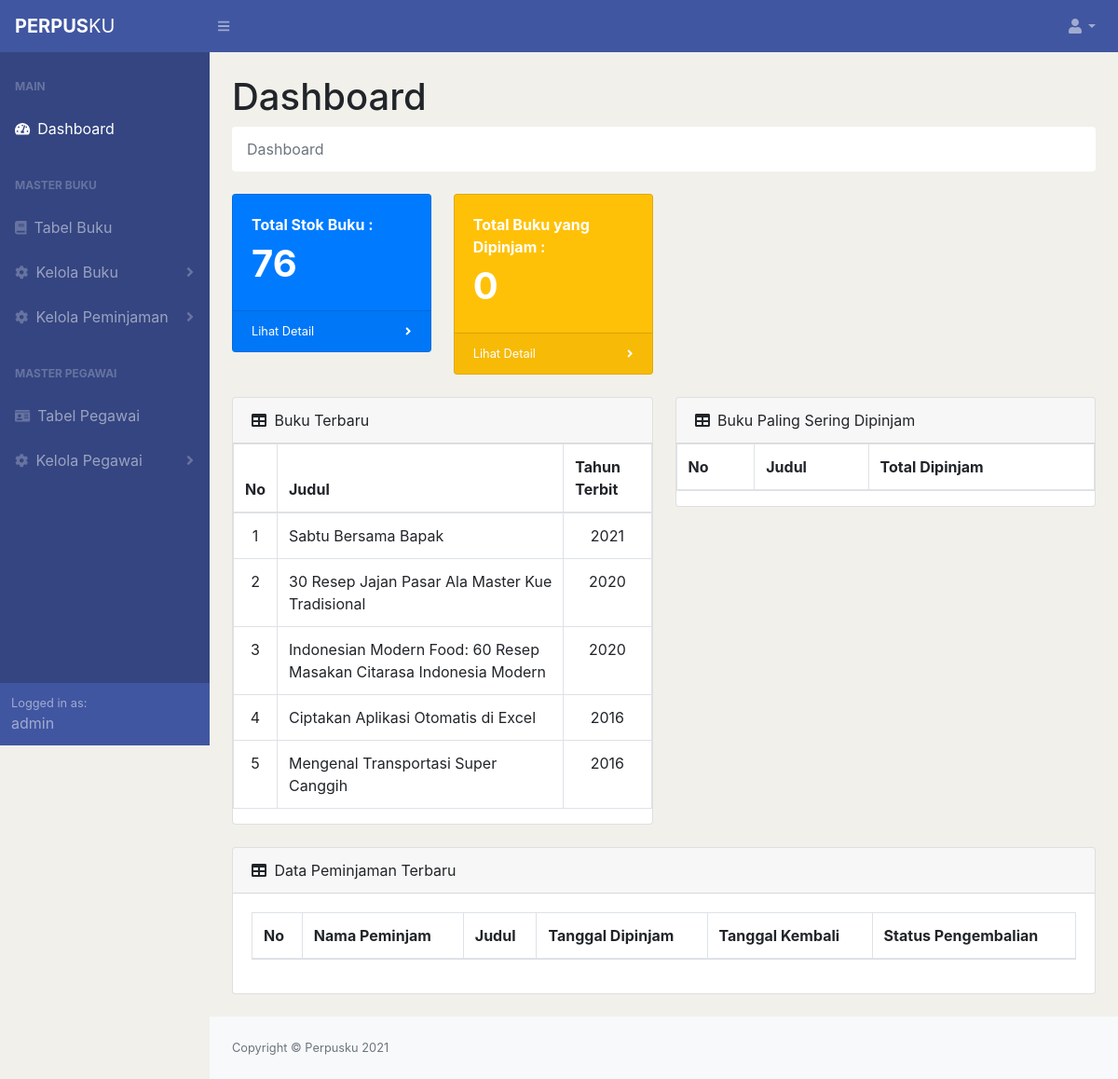
The page /perpusku/views/admin/dashboard.php (signed in) on the database its author committed.
### tables this page shows
CREATE TABLE IF NOT EXISTS buku (
  isbn_buku varchar(20) PRIMARY KEY,
  judul varchar(100) NOT NULL,
  id_penerbit int NOT NULL,
  id_penulis int NOT NULL,
  id_kategori int NOT NULL,
  halaman int NOT NULL,
  stok int NOT NULL,
  tahun_terbit year NOT NULL,
  FOREIGN KEY (id_penerbit) REFERENCES penerbit(id_penerbit),
  FOREIGN KEY (id_penulis) REFERENCES penulis(id_penulis),
  FOREIGN KEY (id_kategori) REFERENCES kategori(id_kategori)
);

### perpusku/views/admin/dashboard.php (the view, shortened to what this page needs)
<?php
include '../../resources/config.php';
?>
<!DOCTYPE html>
<html lang="en">
    <head>
        <link href="../css/styles.css" rel="stylesheet" />
        <link href="https://cdn.datatables.net/1.10.20/css/dataTables.bootstrap4.min.css" rel="stylesheet" />
    </head>
    <body style="background-color: #F1F0EB !important;" class="sb-nav-fixed">
        <nav style="background-color: #4156A1 !important;" class="sb-topnav navbar navbar-expand navbar-dark bg-dark">
            <a style="cursor: default;" class="navbar-brand"><strong>PERPUS</strong>KU</a>
            <button class="btn btn-link btn-sm order-1 order-lg-0" id="sidebarToggle" href="#"><i class="fas fa-bars"></i></button>
            <ul class="navbar-nav ml-auto ml-md-0">
                <li class="nav-item dropdown">
                    <a class="nav-link dropdown-toggle" id="userDropdown" href="#" role="button" data-toggle="dropdown" aria-haspopup="true" aria-expanded="false"><i class="fas fa-user fa-fw"></i></a>
                </li>
            </ul>
        </nav>
        <div id="layoutSidenav">
            <div id="layoutSidenav_nav">
                <nav class="sb-sidenav accordion sb-sidenav-dark" id="sidenavAccordion">
                    <div style="background-color: #344581 !important;" class="sb-sidenav-menu">
                        <div class="nav">
                            <div class="sb-sidenav-menu-heading">MAIN</div>
                            <a class="nav-link" href="dashboard.php">
                                <div class="sb-nav-link-icon"><i class="fas fa-tachometer-alt"></i></div>
                                Dashboard
                            </a>
                            <div class="sb-sidenav-menu-heading">MASTER BUKU</div>
                            <a class="nav-link" href="tabel-buku.php">
                                <div class="sb-nav-link-icon"><i class="fas fa-book"></i></div>
                                Tabel Buku
                            </a>
                            <a class="nav-link collapsed" href="#" data-toggle="collapse" data-target="#collapseKelolaBuku" aria-expanded="false" aria-controls="collapseLayouts">
                                <div class="sb-nav-link-icon"><i class="fa fa-cog" aria-hidden="true"></i></div>
                                Kelola Buku
                                <div class="sb-sidenav-collapse-arrow"><i class="fas fa-angle-down"></i></div>
                            </a>
                            <a class="nav-link collapsed" href="#" data-toggle="collapse" data-target="#collapseKelolaPeminjaman" aria-expanded="false" aria-controls="collapseLayouts">
                                <div class="sb-nav-link-icon"><i class="fa fa-cog" aria-hidden="true"></i></div>
                                Kelola Peminjaman
                                <div class="sb-sidenav-collapse-arrow"><i class="fas fa-angle-down"></i></div>
                            </a>
                            <div class="sb-sidenav-menu-heading">MASTER PEGAWAI</div>
                            <a class="nav-link" href="./tabel-pegawai.php">
                                <div class="sb-nav-link-icon"><i class="fa fa-id-card" aria-hidden="true"></i></i></div>
                                Tabel Pegawai
                            </a>
                            <a class="nav-link collapsed" href="#" data-toggle="collapse" data-target="#collapseKelolaPegawai" aria-expanded="false" aria-controls="collapseLayouts">
                                <div class="sb-nav-link-icon"><i class="fa fa-cog" aria-hidden="true"></i></div>
                                Kelola Pegawai
                                <div class="sb-sidenav-collapse-arrow"><i class="fas fa-angle-down"></i></div>
                            </a>
                        </div>
                    </div>
                    <div style="background-color: #4156A1 !important;" class="sb-sidenav-footer">
                        <div class="small">Logged in as:</div>
                        <?php echo $_SESSION['username'] ?>
                    </div>
                </nav>
            </div>
            <div id="layoutSidenav_content">
                <main>
                    <div class="container-fluid">
                        <h1 class="mt-4">Dashboard</h1>
                        <ol style="background-color: white !important;" class="breadcrumb mb-4">
                            <li class="breadcrumb-item active">Dashboard</li>
                        </ol>
                        <div class="row">
                            <div class="col-xl-3 col-md-6">
                                <div class="card bg-primary text-white mb-4">
                                    <div class="card-body">
                                        <strong>Total Stok Buku :</strong>
                                        <br>
                                        <div style="font-size: 2.5rem;" class="big-number">
                                            <?php
                                            $sql = "SELECT * FROM totalBuku";
                                            $result = mysqli_query($conn, $sql);
                                            $total = mysqli_fetch_assoc($result);
                                            foreach ($total as $val) {
                                                $value = $val;
                                            }
                                            echo "<strong>$value</strong>";
                                            ?>
                                        </div>
                                    </div>
                                    <div class="card-footer d-flex align-items-center justify-content-between">
                                        <a class="small text-white stretched-link" href="tabel-buku.php">Lihat Detail</a>
                                        <div class="small text-white"><i class="fas fa-angle-right"></i></div>
                                    </div>
                                </div>
                            </div>
                            <div class="col-xl-3 col-md-6">
                                <div class="card bg-warning text-white mb-4">
                                    <div class="card-body">
                                        <strong>Total Buku yang Dipinjam :</strong>
                                        <br>
                                        <div style="font-size: 2.5rem;" class="big-number">
                                            <?php
                                            $sql = "SELECT * FROM bukuDipinjam";
                                            $result = mysqli_query($conn, $sql);
                                            $total = mysqli_fetch_assoc($result);
                                            foreach ($total as $val) {
                                                $value = $val;
                                            }
                                            echo "<strong>$value</strong>";
                                            ?>
                                        </div>
                                    </div>
                                    <div class="card-footer d-flex align-items-center justify-content-between">
                                        <a class="small text-white stretched-link" href="./kelola-peminjaman.php">Lihat Detail</a>
                                        <div class="small text-white"><i class="fas fa-angle-right"></i></div>
                                    </div>
                                </div>
                            </div>
                        </div>
                        <div class="row">
                            <div class="col-xl-6">
                                <div class="card mb-4">
                                    <div class="card-header">
                                        <i class="fas fa-table mr-1"></i>
                                        Buku Terbaru
                                    </div>
                                    <div class="table-responsive">
                                        <table class="table table-bordered" id="tableBuku" width="100%" cellspacing="0">
                                            <thead>
                                                <tr>
                                                    <th>No</th>
                                                    <th>Judul</th>
                                                    <th>Tahun Terbit</th>
                                                </tr>
                                            </thead>
                                            <?php
                                            $sql = "SELECT * FROM bukuTerbaru";
                                            $result = mysqli_query($conn, $sql);
                                            $counter = 1;
                                            while ($data = mysqli_fetch_assoc($result)) {
                                                echo "<tr>
                                                <td style='text-align: center;'>".$counter++."</td>
                                                <td>".$data['judul']."</td>
                                                <td style='text-align: center;'>".$data['tahun_terbit']."</td></tr>";
                                            }
                                            ?>
                                        </table>
                                    </div>
                                </div>
                            </div>
                            <div class="col-xl-6">
                                <div class="card mb-4">
                                    <div class="card-header">
                                        <i class="fas fa-table mr-1"></i>
                                        Buku Paling Sering Dipinjam
                                    </div>
                                    <div class="table-responsive">
                                        <table class="table table-bordered" id="tableBuku" width="100%" cellspacing="0">
                                            <thead>
                                                <tr>
                                                    <th>No</th>
                                                    <th>Judul</th>
                                                    <th>Total Dipinjam</th>
                                                </tr>
                                            </thead>
                                        </table>
                                    </div>
                                </div>
                            </div>
                        </div>
                        <div class="card mb-4">
                            <div class="card-header">
                                <i class="fas fa-table mr-1"></i>
                                Data Peminjaman Terbaru
                            </div>
                            <div class="card-body">
                                <div class="table-responsive">
                                    <table class="table table-bordered" id="tableBuku" width="100%" cellspacing="0">
                                        <thead>
                                            <tr>
                                                <th>No</th>
                                                <th>Nama Peminjam</th>
                                                <th>Judul</th>
                                                <th>Tanggal Dipinjam</th>
                                                <th>Tanggal Kembali</th>
                                                <th>Status Pengembalian</th>
                                            </tr>
                                        </thead>
                                    </table>
                                </div>
                            </div>
                        </div>
                    </div>
                </main>
                <footer class="py-4 bg-light mt-auto">
                    <div class="container-fluid">
                        <div class="d-flex align-items-center justify-content-between small">
                            <div class="text-muted">Copyright &copy; Perpusku 2021</div>
                        </div>
                    </div>
                </footer>
            </div>
        </div>
    </body>
</html>

### rows shown on the page
buku: judul "Sabtu Bersama Bapak", tahun_terbit "2021"
buku: judul "30 Resep Jajan Pasar Ala Master Kue Tradisional", tahun_terbit "2020"
buku: judul "Indonesian Modern Food: 60 Resep Masakan Citarasa Indonesia Modern", tahun_terbit "2020"
buku: judul "Ciptakan Aplikasi Otomatis di Excel", tahun_terbit "2016"
buku: judul "Mengenal Transportasi Super Canggih", tahun_terbit "2016"

### other values the page prints
$_SESSION['username'] "admin"
$value "76"
$value "0"
